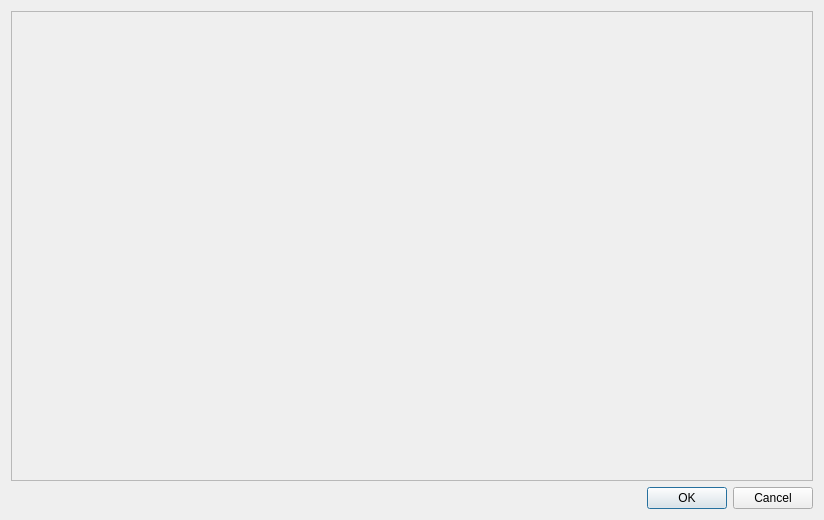
<?xml version="1.0" encoding="UTF-8"?>
<ui version="4.0">
 <class>Dialog</class>
 <widget class="QDialog" name="Dialog">
  <property name="geometry">
   <rect>
    <x>0</x>
    <y>0</y>
    <width>824</width>
    <height>520</height>
   </rect>
  </property>
  <property name="windowTitle">
   <string>Dialog</string>
  </property>
  <layout class="QVBoxLayout" name="verticalLayout">
   <item>
    <widget class="QFrame" name="plot_frame">
     <property name="sizePolicy">
      <sizepolicy hsizetype="Preferred" vsizetype="Expanding">
       <horstretch>0</horstretch>
       <verstretch>0</verstretch>
      </sizepolicy>
     </property>
     <property name="frameShape">
      <enum>QFrame::StyledPanel</enum>
     </property>
     <property name="frameShadow">
      <enum>QFrame::Raised</enum>
     </property>
    </widget>
   </item>
   <item>
    <widget class="QDialogButtonBox" name="buttonBox">
     <property name="orientation">
      <enum>Qt::Horizontal</enum>
     </property>
     <property name="standardButtons">
      <set>QDialogButtonBox::Cancel|QDialogButtonBox::Ok</set>
     </property>
    </widget>
   </item>
  </layout>
 </widget>
 <resources/>
 <connections>
  <connection>
   <sender>buttonBox</sender>
   <signal>accepted()</signal>
   <receiver>Dialog</receiver>
   <slot>accept()</slot>
   <hints>
    <hint type="sourcelabel">
     <x>248</x>
     <y>254</y>
    </hint>
    <hint type="destinationlabel">
     <x>157</x>
     <y>274</y>
    </hint>
   </hints>
  </connection>
  <connection>
   <sender>buttonBox</sender>
   <signal>rejected()</signal>
   <receiver>Dialog</receiver>
   <slot>reject()</slot>
   <hints>
    <hint type="sourcelabel">
     <x>316</x>
     <y>260</y>
    </hint>
    <hint type="destinationlabel">
     <x>286</x>
     <y>274</y>
    </hint>
   </hints>
  </connection>
 </connections>
</ui>
